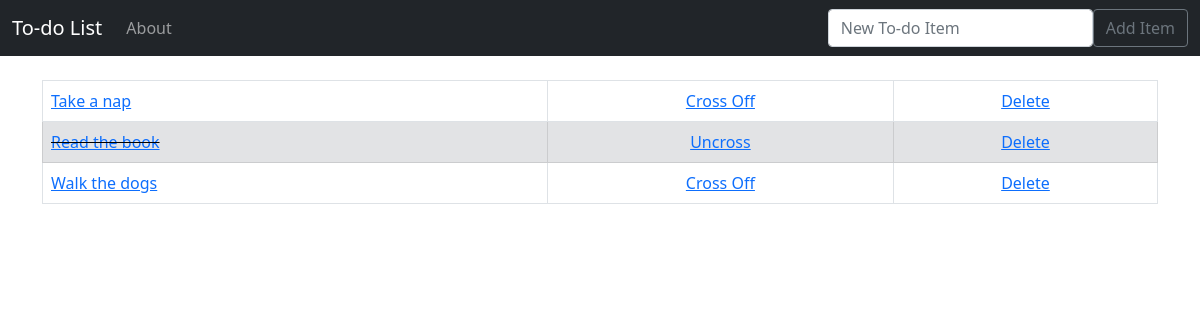
Before: / with the older database file.
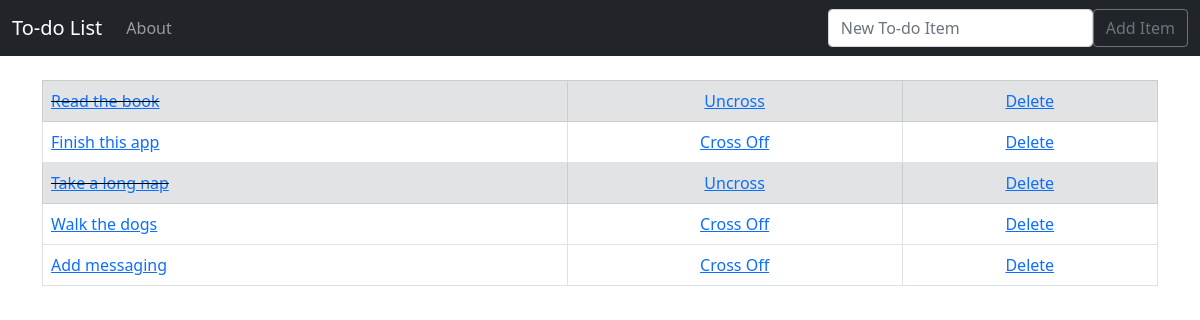
After: the same page with the newer database file.
### todo_list/models.py (models this page shows, shortened)
class List(models.Model):
    item = models.CharField(max_length=200)
    completed = models.BooleanField(default=False)

### todo_list/views.py (the view)
# urls.py: path('', views.home, name='home'),
def home(request):
    if request.method == "POST":
        form = ListForm(request.POST or None)
        if form.is_valid():
            form.save()
            all_items = List.objects.all
            messages.success(request, "Item has been added to the list!")
            return render(request, 'home.html', {'all_items': all_items})
    else:
        all_items = List.objects.all
        return render(request, 'home.html', {'all_items': all_items})

### todo_list/templates/home.html (shortened to what this page needs)
{% extends 'base.html' %}
{% block content %}
    {% if all_items %}
    <table class="table table-bordered">
        {%for todo_item in all_items %}
            {% if todo_item.completed %}
                <tr class="table-secondary">
                    <td class="striker"><a href= "{% url 'edit' todo_item.id %}">{{ todo_item.item }}</a></td>
                    <td><center><a href= "{% url 'uncross' todo_item.id %}">Uncross</a></center></td>
                    <td><center><a href= "{% url 'delete' todo_item.id %}"> Delete</a></center></td>
                </tr>
            {% else %}
                <tr>
                    <td><a href= "{% url 'edit' todo_item.id %}">{{ todo_item.item }}</a></td>
                    <td><center><a href= "{% url 'crossoff' todo_item.id %}"> Cross Off</a></center></td>
                    <td><center><a href= "{% url 'delete' todo_item.id %}"> Delete</a></center></td>
                </tr>
            {% endif %}
        {% endfor %}
    </table>
    {% endif %}
{% endblock %}

### todo_list/templates/base.html (shortened to what this page needs)
<!doctype html>
<html lang="en">
  <head>
    {% load static %}
    <link rel="stylesheet" href="https://cdn.jsdelivr.net/npm/bootstrap@5.0.2/dist/css/bootstrap.min.css">
    <link rel="stylesheet" href="{% static 'css/my_style.css' %}" >
  </head>
  <body>
    <nav class="navbar navbar-expand-lg navbar-dark bg-dark">
  <div class="container-fluid">
    <a class="navbar-brand" href="{% url 'home' %}">To-do List</a>
    <div class="collapse navbar-collapse" id="navbarSupportedContent">
      <ul class="navbar-nav me-auto mb-2 mb-lg-0">
        <li class="nav-item">
          <a class="nav-link" href="{% url 'about' %}">About</a>
        </li>
      </ul>
      <form class="d-flex" method="POST">
        <div class="col-auto">
          <input class="form-control me-2" type="search" placeholder="New To-do Item" aria-label="Search" name="item">
        </div>
        <button class="btn btn-outline-secondary mr-3" type="submit">Add Item</button>
      </form>
    </div>
  </div>
</nav>
    <br/>
    <div class="container">
      {% block content %}
      {% endblock %}
    </div>
  </body>
</html>

### static/css/my_style.css (style rules this page uses)
.striker { text-decoration: line-through; }

Changed rows visible on the page:
removed List: item "Take a nap"
added List: item "Finish this app"
added List: item "Take a long nap"
added List: item "Add messaging"
